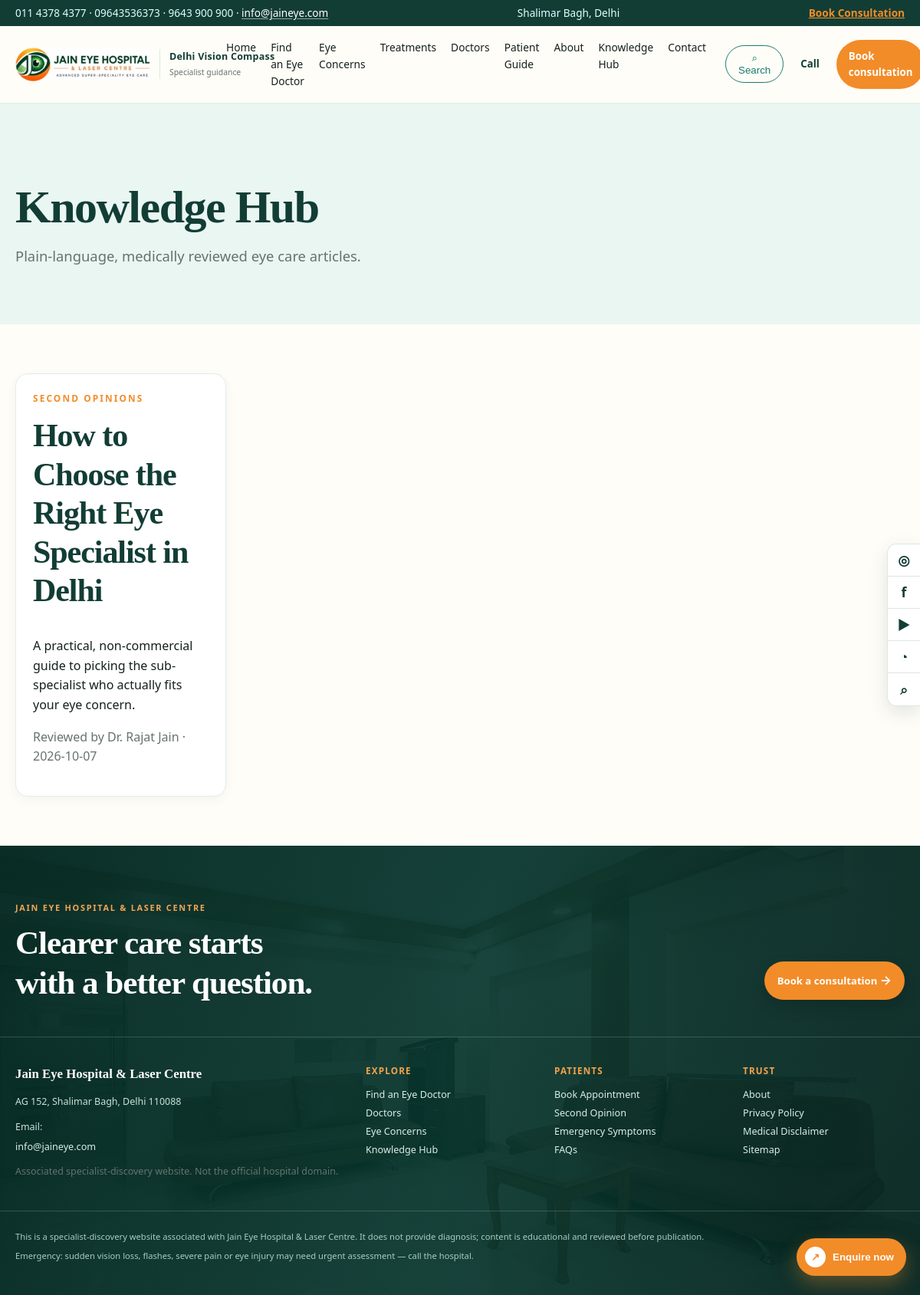
The page /articles on the database its author committed.
### tables this page shows
CREATE TABLE articles (
  id INT UNSIGNED AUTO_INCREMENT PRIMARY KEY,
  slug VARCHAR(150) NOT NULL UNIQUE,
  category_id INT UNSIGNED NULL,
  title VARCHAR(250) NOT NULL,
  excerpt VARCHAR(500) NULL,
  content LONGTEXT NULL,
  author_name VARCHAR(150) NULL,
  reviewer_name VARCHAR(150) NULL,
  reviewed_at DATE NULL,
  next_review_at DATE NULL,
  sources TEXT NULL,
  status ENUM('draft','review','published') DEFAULT 'draft',
  created_at TIMESTAMP DEFAULT CURRENT_TIMESTAMP,
  updated_at TIMESTAMP DEFAULT CURRENT_TIMESTAMP ON UPDATE CURRENT_TIMESTAMP,
  FOREIGN KEY (category_id) REFERENCES article_categories(id) ON DELETE SET NULL
);

CREATE TABLE article_categories (
  id INT UNSIGNED AUTO_INCREMENT PRIMARY KEY,
  slug VARCHAR(100) NOT NULL UNIQUE,
  name VARCHAR(150) NOT NULL
);

### app/controllers/PageController.php (called while the page is built, shortened)
<?php
require_once __DIR__ . '/../core/Database.php';
require_once __DIR__ . '/../core/helpers.php';
final class PageController
{
    public static function register(Router $r): void
    {
        $r->get('/', function () { self::home(); });
        $r->get('/about', function () { self::about(); });
        $r->get('/doctors', function () { self::doctorsIndex(); });
        $r->get('/doctors/{slug}', function ($slug) { self::doctorProfile($slug); });
        $r->get('/find-an-eye-doctor', function () { self::finder(); });
        $r->get('/book-appointment', function () { self::booking(); });
        $r->get('/second-opinion', function () { self::secondOpinion(); });
        $r->get('/contact', function () { self::contact(); });
        $r->get('/location/adarsh-nagar-delhi', function () { self::location(); });
        $r->get('/why-choose-an-eye-specialist', function () { self::staticPage('why-choose-an-eye-specialist'); });
        $r->get('/faqs', function () { self::faqs(); });
        $r->get('/articles', function () { self::articles(); });
    }
    private static function render(string $view, array $vars = [], string $metaTitle = '', string $metaDesc = ''): void {
        require dirname(__DIR__, 2) . '/views/layouts/main.php';
    }
    private static function articles(): void {
        $rows = [];
        try {
            $rows = Database::pdo()->query("SELECT a.slug,a.title,a.excerpt,a.reviewer_name,a.reviewed_at,c.name AS cat
                FROM articles a LEFT JOIN article_categories c ON c.id=a.category_id
                WHERE a.status='published' ORDER BY a.created_at DESC")->fetchAll();
        } catch (Throwable $e) {}
        self::render('articles', ['articles' => $rows], 'Knowledge Hub — Medically Reviewed Eye Care Articles', 'Plain-language, medically reviewed eye health articles reviewed by the Jain Eye Hospital team.');
    }
}

### index.php (called while the page is built, shortened)
<?php
require_once __DIR__ . '/app/core/Database.php';
require_once __DIR__ . '/app/core/helpers.php';
require_once __DIR__ . '/app/core/Router.php';
require_once __DIR__ . '/app/controllers/PageController.php';
$router = new Router();
$router->dispatch($_SERVER['REQUEST_METHOD'], $_SERVER['REQUEST_URI']);

### app/core/Database.php (called while the page is built, shortened)
<?php
final class Database
{
    private static ?PDO $pdo = null;
    public static function pdo(): PDO
    {
        if (self::$pdo === null) {
            $dsn = 'mysql:host=' . DB_HOST . ';dbname=' . DB_NAME . ';charset=' . DB_CHARSET;
            self::$pdo = new PDO($dsn, DB_USER, DB_PASS, [
                PDO::ATTR_ERRMODE            => PDO::ERRMODE_EXCEPTION,
                PDO::ATTR_DEFAULT_FETCH_MODE => PDO::FETCH_ASSOC,
                PDO::ATTR_EMULATE_PREPARES   => false,
            ]);
        }
        return self::$pdo;
    }
}

### app/core/helpers.php (called while the page is built, shortened)
<?php
function e(?string $s): string {
    return htmlspecialchars((string)$s, ENT_QUOTES, 'UTF-8');
}

### views/pages/articles.php (the view, shortened to what this page needs)
<section class="page-hero"><div class="wrap">
  <h1>Knowledge Hub</h1>
  <p class="lead">Plain-language, medically reviewed eye care articles.</p>
</div></section>
<section class="section"><div class="wrap card-grid">
  <?php foreach ($articles as $a): ?>
  <a class="card" href="/articles/<?= e($a['slug']) ?>">
    <p class="eyebrow"><?= e($a['cat'] ?? 'Eye Care') ?></p>
    <h2><?= e($a['title']) ?></h2>
    <p><?= e($a['excerpt']) ?></p>
    <p class="muted">Reviewed by <?= e($a['reviewer_name'] ?: 'our clinical team') ?><?= $a['reviewed_at'] ? ' · ' . e($a['reviewed_at']) : '' ?></p>
  </a>
  <?php endforeach; ?>
</div></section>

### app/core/Router.php (shortened to what this page needs)
<?php
final class Router
{
    private array $routes = [];
    public function get(string $pattern, callable $handler): void {
        $this->routes['GET'][$pattern] = $handler;
    }
    public function post(string $pattern, callable $handler): void {
        $this->routes['POST'][$pattern] = $handler;
    }
    public function dispatch(string $method, string $uri): void {
        $path = parse_url($uri, PHP_URL_PATH) ?: '/';
        $path = rtrim($path, '/') ?: '/';
        foreach ($this->routes[$method] ?? [] as $pattern => $handler) {
            $regex = '#^' . preg_replace('#\{([a-z_]+)\}#', '(?P<$1>[^/]+)', $pattern) . '$#';
            if (preg_match($regex, $path, $m)) {
                $params = array_filter($m, 'is_string', ARRAY_FILTER_USE_KEY);
                call_user_func_array($handler, $params);
                return;
            }
        }
    }
}

### rows shown on the page
articles: category.name "SECOND OPINIONS", title "How to Choose the Right Eye Specialist in Delhi", excerpt "A practical, non-commercial guide to picking the sub-specialist who actually fits your eye concern.", reviewer_name "Dr. Rajat Jain", reviewed_at "2026-10-07"

### other values the page prints
$label "Home"
$label "Find an Eye Doctor"
$label "Eye Concerns"
$label "Treatments"
$label "Doctors"
$label "Patient Guide"
$label "About"
$label "Knowledge Hub"
$label "Contact"
